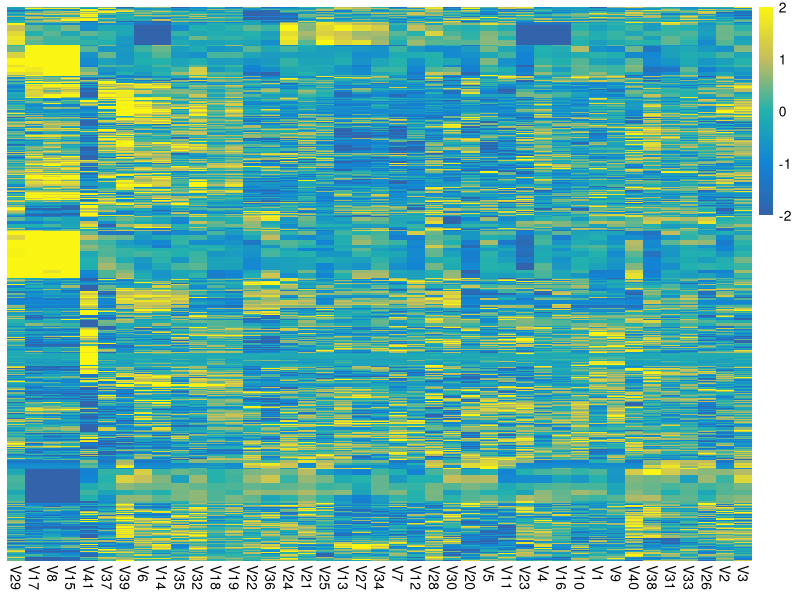

Source code (R): (Note: this script raises an error after producing the figure.)
# setwd('E:\\mine\\work\\pancreatic\\version3\\code\\Fig4\\D-Heatmap-ATAC-RNA')
library(pheatmap)
EXP_c=read.table('final-network-max-exp.txt',sep='\t',header=FALSE)
ATAC_c=read.table('final-network-max-enh.txt',sep='\t',header=FALSE)
ATAC_c=as.matrix(ATAC_c)
ATAC_zscore=ATAC_c
for (i in 1:dim(ATAC_c)[1])
{
  mean0=mean(ATAC_c[i,])
  sigma=sd(ATAC_c[i,])
  ATAC_zscore[i,]=(ATAC_c[i,]-mean0)/sigma
}
EXP_c=as.matrix(EXP_c)
EXP_zscore=EXP_c
for (i in 1:dim(EXP_c)[1])
{
  mean0=mean(EXP_c[i,])
  sigma=sd(EXP_c[i,])
  EXP_zscore[i,]=(EXP_c[i,]-mean0)/sigma
}
EXP_zscore[EXP_zscore>2]=2
EXP_zscore[EXP_zscore<=-2]=-2
ATAC_zscore[ATAC_zscore>2]=2
ATAC_zscore[ATAC_zscore<=-2]=-2
color1=colorRampPalette(c("#3363aa","#1384d5","#23b2ae","#c5bc5e","#faf513"))(100)
library(pheatmap)
p=pheatmap(EXP_zscore,color=color1,show_rownames=FALSE,treeheight_row=0,treeheight_col=0)
RNA_1=EXP_zscore[,p$tree_col$order]
ATAC_1=ATAC_zscore[,p$tree_col$order]


RNA1_promoter=RNA_1[1:365,]
ATAC1_promoter=ATAC_1[1:365,]
RNA1_pos=RNA_1[366:(365+3185),]
ATAC1_pos=ATAC_1[366:(365+3185),]
RNA1_neg=RNA_1[(365+3185):(365+3185+2072),]
ATAC1_neg=ATAC_1[(365+3185):(365+3185+2072),]
p=pheatmap(RNA1_promoter,cluster_col=FALSE,color=color1,show_rownames=FALSE,treeheight_row=0,treeheight_col=0)
RNA1_promoter=RNA1_promoter[p$tree_row$order,]
ATAC1_promoter=ATAC1_promoter[p$tree_row$order,]
p=pheatmap(RNA1_pos,cluster_col=FALSE,color=color1,show_rownames=FALSE,treeheight_row=0,treeheight_col=0)
RNA1_pos=RNA1_pos[p$tree_row$order,]
ATAC1_pos=ATAC1_pos[p$tree_row$order,]
p=pheatmap(RNA1_neg,cluster_col=FALSE,color=color1,show_rownames=FALSE,treeheight_row=0,treeheight_col=0)
RNA1_neg=RNA1_neg[p$tree_row$order,]
ATAC1_neg=ATAC1_neg[p$tree_row$order,]

RNA=rbind(RNA1_promoter,RNA1_pos,RNA1_neg)
ATAC=rbind(ATAC1_promoter,ATAC1_pos,ATAC1_neg)


color0=colorRampPalette(c("#3363aa","#18b3fd","#b4d3e0","#fab672","#b41f1f"))(100)
library(ggplot2)


p1=pheatmap(ATAC,show_rownames=FALSE,cluster_col=FALSE,cluster_row=FALSE,color=color0,show_colnames=FALSE,treeheight_row=0,treeheight_col=0,gaps_row=c(365,365+3185))
pdf('ATAC-enhancer.pdf',width=4,height=10)
p1
dev.off()


p=pheatmap(RNA,color=color1,cluster_col=FALSE,cluster_row=FALSE,show_rownames=FALSE,show_colnames=FALSE,treeheight_row=0,gaps_row=c(365,365+3185),treeheight_col=0)
pdf('EXP-promoter.pdf',width=4,height=10)
p
dev.off()
